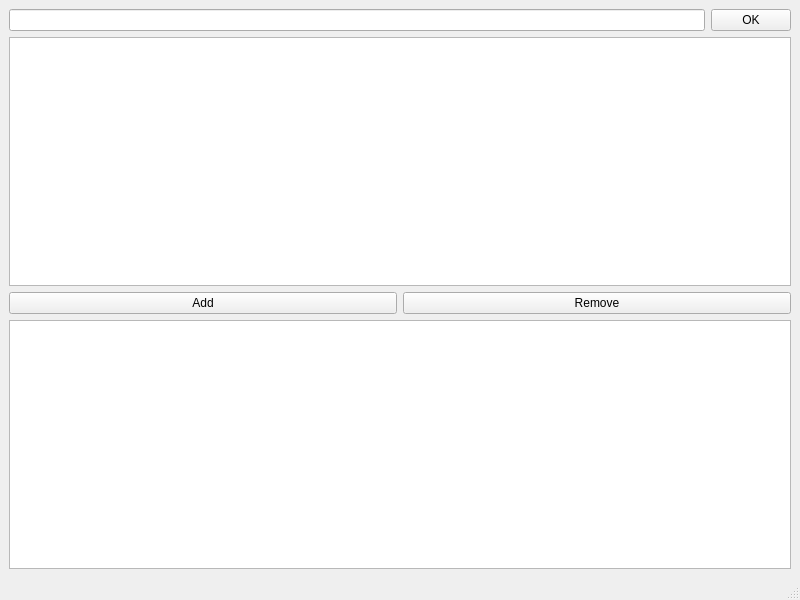
<?xml version="1.0" encoding="UTF-8"?>
<ui version="4.0">
 <class>Clientmain</class>
 <widget class="QMainWindow" name="Clientmain">
  <property name="geometry">
   <rect>
    <x>0</x>
    <y>0</y>
    <width>800</width>
    <height>600</height>
   </rect>
  </property>
  <property name="windowTitle">
   <string>Clientmain</string>
  </property>
  <widget class="QWidget" name="centralwidget">
   <layout class="QVBoxLayout" name="verticalLayout_2">
    <item>
     <layout class="QVBoxLayout" name="verticalLayout">
      <item>
       <layout class="QHBoxLayout" name="horizontalLayout">
        <item>
         <widget class="QLineEdit" name="lineEdit"/>
        </item>
        <item>
         <widget class="QPushButton" name="btOk">
          <property name="text">
           <string>OK</string>
          </property>
         </widget>
        </item>
       </layout>
      </item>
      <item>
       <widget class="QTableWidget" name="tableWidget"/>
      </item>
      <item>
       <layout class="QHBoxLayout" name="horizontalLayout_2">
        <item>
         <widget class="QPushButton" name="pushButton_2">
          <property name="text">
           <string>Add</string>
          </property>
         </widget>
        </item>
        <item>
         <widget class="QPushButton" name="pushButton">
          <property name="text">
           <string>Remove</string>
          </property>
         </widget>
        </item>
       </layout>
      </item>
      <item>
       <widget class="QTextEdit" name="textEdit_2"/>
      </item>
     </layout>
    </item>
   </layout>
  </widget>
  <widget class="QMenuBar" name="menubar">
   <property name="geometry">
    <rect>
     <x>0</x>
     <y>0</y>
     <width>800</width>
     <height>24</height>
    </rect>
   </property>
  </widget>
  <widget class="QStatusBar" name="statusbar"/>
 </widget>
 <resources/>
 <connections/>
</ui>
